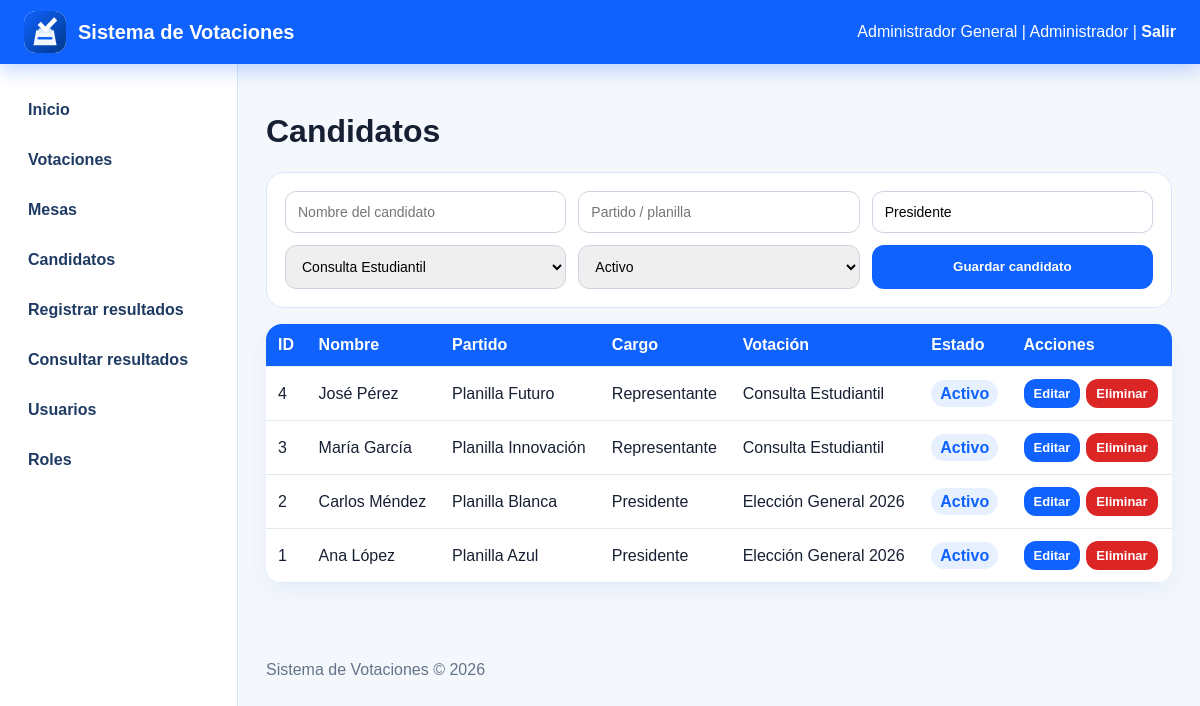
The app's page /candidatos.php (signed in) with its own data.
### tables this page shows
CREATE TABLE candidatos (
  id_candidato INT AUTO_INCREMENT PRIMARY KEY,
  nombre VARCHAR(120) NOT NULL,
  partido VARCHAR(100) NOT NULL,
  cargo VARCHAR(100) NOT NULL,
  estado ENUM('Activo','Inactivo') DEFAULT 'Activo',
  id_votacion INT NOT NULL,
  FOREIGN KEY (id_votacion) REFERENCES votaciones(id_votacion) ON DELETE CASCADE
);

CREATE TABLE votaciones (
  id_votacion INT AUTO_INCREMENT PRIMARY KEY,
  nombre VARCHAR(150) NOT NULL,
  descripcion TEXT NOT NULL,
  fecha_inicio DATE NOT NULL,
  fecha_fin DATE NOT NULL,
  estado ENUM('Planificada','Activa','Cerrada','Anulada') DEFAULT 'Planificada'
);

### config.php (called while the page is built, shortened)
<?php
function e($texto) {
    return htmlspecialchars((string)$texto, ENT_QUOTES, 'UTF-8');
}
function puedeVerModulo($modulo) {
    $rol = $_SESSION['rol'] ?? '';
    $permisos = [
        'Administrador' => ['inicio','usuarios','roles','votaciones','mesas','candidatos','resultados','reportes','descargar'],
        'Operador' => ['inicio','votaciones','mesas','candidatos','resultados','reportes','descargar'],
        'Digitador' => ['inicio','resultados','reportes'],
        'Consulta' => ['inicio','reportes']
    ];
    return in_array($modulo, $permisos[$rol] ?? [], true);
}
?>

### candidatos.php (the view, shortened to what this page needs)
<?php require 'config.php'; requiereModulo('candidatos');
$edit=null; $mensaje='';
require 'header.php'; $votaciones=$pdo->query('SELECT * FROM votaciones ORDER BY nombre')->fetchAll(); $rows=$pdo->query('SELECT c.*, v.nombre votacion FROM candidatos c JOIN votaciones v ON c.id_votacion=v.id_votacion ORDER BY c.id_candidato DESC')->fetchAll(); ?>
<h1>Candidatos</h1><?php if($mensaje): ?><div class="alert error"><?=e($mensaje)?></div><?php endif; ?><?php if(isset($_GET['ok'])): ?><div class="alert success">Operación realizada correctamente.</div><?php endif; ?>
<form method="POST" class="form-grid"><input type="hidden" name="id_candidato" value="<?=e($edit['id_candidato']??'')?>"><input name="nombre" placeholder="Nombre del candidato" value="<?=e($edit['nombre']??'')?>" required><input name="partido" placeholder="Partido / planilla" value="<?=e($edit['partido']??'')?>" required><input name="cargo" placeholder="Cargo" value="<?=e($edit['cargo']??'Presidente')?>" required><select name="id_votacion"><?php foreach($votaciones as $v): ?><option value="<?=e($v['id_votacion'])?>" <?=($edit['id_votacion']??'')==$v['id_votacion']?'selected':''?>><?=e($v['nombre'])?></option><?php endforeach; ?></select><select name="estado"><?php foreach(['Activo','Inactivo'] as $op): ?><option <?=($edit['estado']??'Activo')==$op?'selected':''?>><?=$op?></option><?php endforeach; ?></select><button><?= $edit?'Actualizar':'Guardar' ?> candidato</button><?php if($edit): ?><a class="btn secondary" href="candidatos.php">Cancelar</a><?php endif; ?></form>
<table><tr><th>ID</th><th>Nombre</th><th>Partido</th><th>Cargo</th><th>Votación</th><th>Estado</th><th>Acciones</th></tr><?php foreach($rows as $r): ?><tr><td><?=e($r['id_candidato'])?></td><td><?=e($r['nombre'])?></td><td><?=e($r['partido'])?></td><td><?=e($r['cargo'])?></td><td><?=e($r['votacion'])?></td><td><span class="badge"><?=e($r['estado'])?></span></td><td class="actions"><a class="btn small" href="candidatos.php?editar=<?=e($r['id_candidato'])?>">Editar</a><a class="btn small danger" onclick="return confirm('¿Eliminar candidato?')" href="candidatos.php?eliminar=<?=e($r['id_candidato'])?>">Eliminar</a></td></tr><?php endforeach; ?></table>
<?php require 'footer.php'; ?>

### header.php (shortened to what this page needs)
<!DOCTYPE html>
<html lang="es">
<head>
  <link rel="stylesheet" href="assets/style.css">
</head>
<body>
<nav class="topbar">
  <div class="brand">
    <img src="assets/logo_votacion.svg" alt="Logo votación">
    <span>Sistema de Votaciones</span>
  </div>
  <div class="userbar"><?= e($_SESSION['usuario']) ?> | <?= e($_SESSION['rol']) ?> | <a href="logout.php">Salir</a></div>
</nav>
<aside class="sidebar">
  <a href="index.php">Inicio</a>
  <?php if (puedeVerModulo('votaciones')): ?><a href="votaciones.php">Votaciones</a><?php endif; ?>
  <?php if (puedeVerModulo('mesas')): ?><a href="mesas.php">Mesas</a><?php endif; ?>
  <?php if (puedeVerModulo('candidatos')): ?><a href="candidatos.php">Candidatos</a><?php endif; ?>
  <?php if (puedeVerModulo('resultados')): ?><a href="resultados.php">Registrar resultados</a><?php endif; ?>
  <?php if (puedeVerModulo('reportes')): ?><a href="reportes.php">Consultar resultados</a><?php endif; ?>
  <?php if (puedeVerModulo('usuarios')): ?><a href="usuarios.php">Usuarios</a><?php endif; ?>
  <?php if (puedeVerModulo('roles')): ?><a href="roles.php">Roles</a><?php endif; ?>
</aside>
<main class="content">

### footer.php
</main>
<footer class="footer">Sistema de Votaciones © 2026</footer>
</body>
</html>

### assets/style.css (style rules this page uses)
* { box-sizing:border-box }
body { margin:0;font-family:Arial,Helvetica,sans-serif;background:#f4f7fb;color:#172033 }
.topbar { height:64px;background:#0f62fe;color:white;display:flex;align-items:center;justify-content:space-between;padding:0 24px;position:fixed;top:0;left:0;right:0;z-index:5;box-shadow:0 6px 18px rgba(15,98,254,.25) }
.brand { display:flex;align-items:center;gap:12px;font-size:20px;font-weight:700 }
.brand img { width:42px;height:42px;border-radius:12px;background:white }
.userbar a,.topbar a { color:white;text-decoration:none;font-weight:700 }
.sidebar { position:fixed;top:64px;left:0;bottom:0;width:238px;background:#ffffff;border-right:1px solid #d9e4f5;padding:18px 12px;overflow:auto }
.sidebar a { display:block;padding:13px 16px;margin:6px 0;color:#1f3b63;text-decoration:none;border-radius:12px;font-weight:700 }
.content { margin-left:238px;padding:92px 28px 60px }
.footer { margin-left:238px;padding:18px 28px;color:#64748b }
.btn,button { background:#0f62fe;color:white;border:0;border-radius:12px;padding:11px 16px;text-decoration:none;font-weight:700;cursor:pointer;display:inline-block }
.btn.danger { background:#dc2626 }
.btn.small { padding:7px 10px;font-size:13px }
.form-grid { display:grid;grid-template-columns:repeat(auto-fit,minmax(220px,1fr));gap:12px;background:white;border:1px solid #dbe7f7;border-radius:18px;padding:18px;margin:16px 0 }
.form-grid input,.form-grid select,.form-grid textarea { padding:12px;border:1px solid #cbd5e1;border-radius:11px;font-size:14px }
table { width:100%;border-collapse:collapse;background:white;border-radius:16px;overflow:hidden;box-shadow:0 8px 22px rgba(15,98,254,.06);margin-top:16px }
th,td { padding:12px;border-bottom:1px solid #e2e8f0;text-align:left }
th { background:#0f62fe;color:white }
.badge { background:#e7f0ff;color:#0f62fe;padding:5px 9px;border-radius:999px;font-weight:700 }
.actions { display:flex;gap:6px;flex-wrap:wrap }

### records on screen
candidatos: id_candidato "4", nombre "José Pérez", partido "Planilla Futuro", cargo "Representante", id_votacion.nombre "Consulta Estudiantil", estado "Activo"
candidatos: id_candidato "3", nombre "María García", partido "Planilla Innovación", cargo "Representante", id_votacion.nombre "Consulta Estudiantil", estado "Activo"
candidatos: id_candidato "2", nombre "Carlos Méndez", partido "Planilla Blanca", cargo "Presidente", id_votacion.nombre "Elección General 2026", estado "Activo"
candidatos: id_candidato "1", nombre "Ana López", partido "Planilla Azul", cargo "Presidente", id_votacion.nombre "Elección General 2026", estado "Activo"

### other values on screen
$_SESSION['usuario'] "Administrador General"
$_SESSION['rol'] "Administrador"
form field id_votacion "Consulta Estudiantil"
form field estado "Activo"
